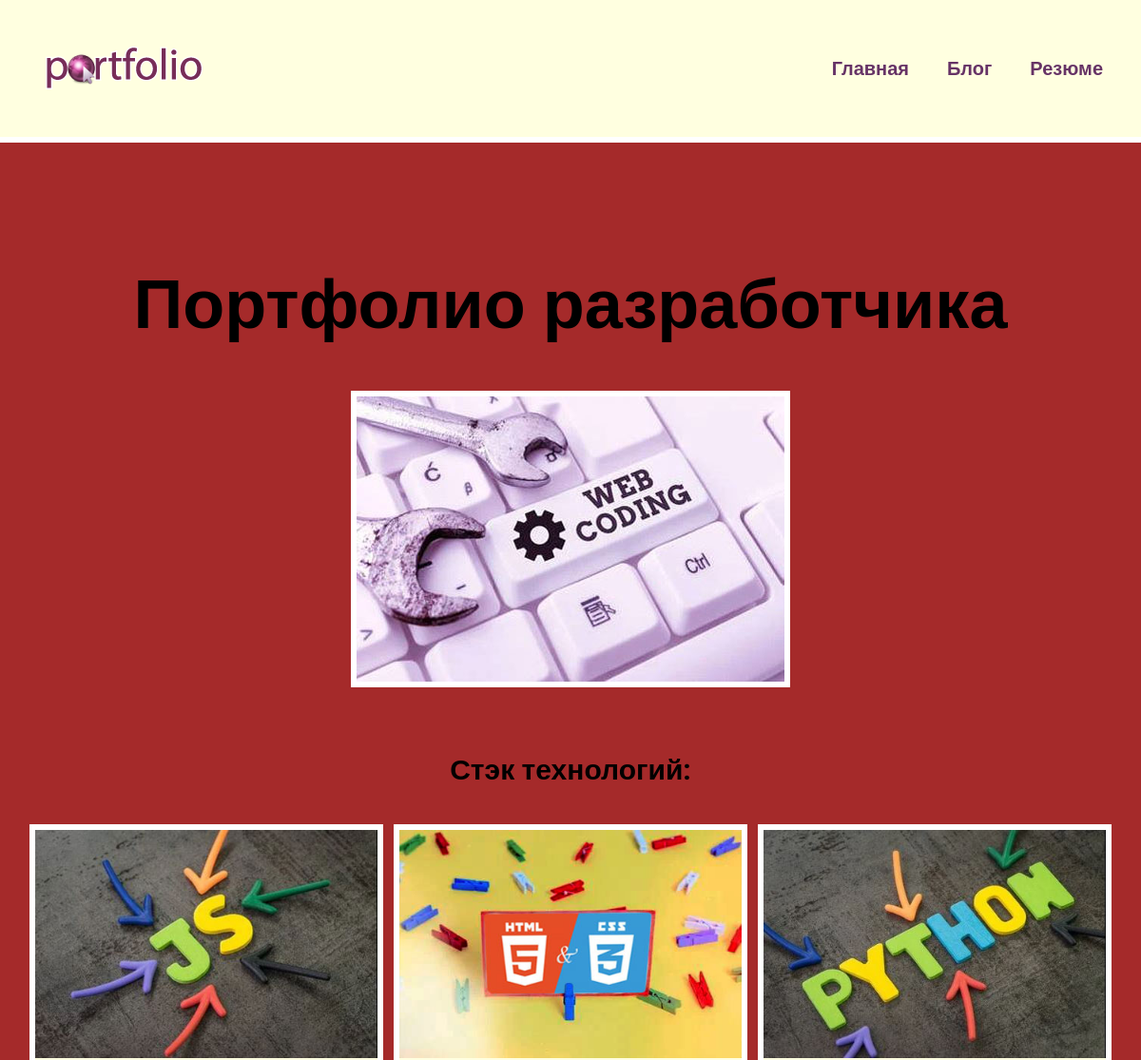
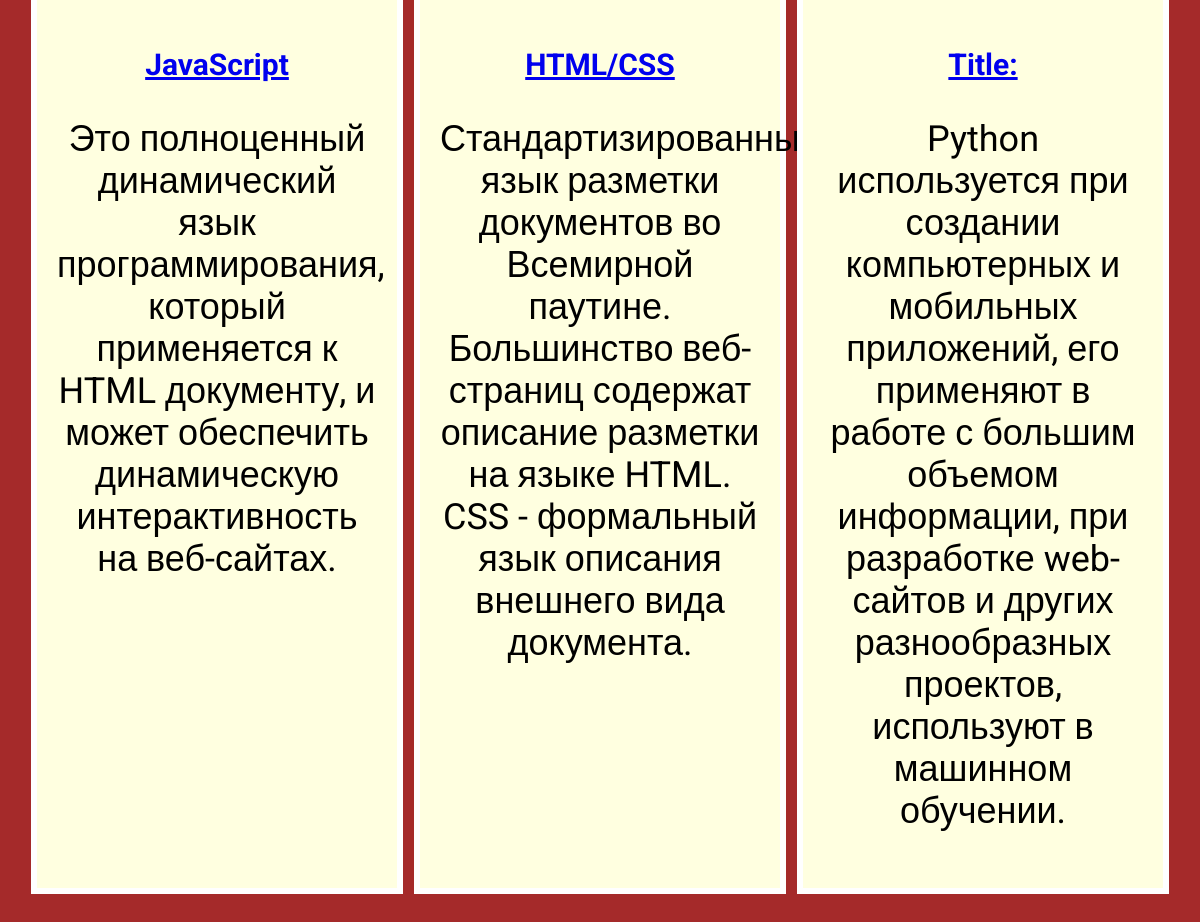
The page / on the database its author committed (2 pictures, top to bottom).
### skills/models.py (models this page shows, shortened)
class Skills(models.Model):
    title = models.CharField(max_length=100)
    description = models.CharField(max_length=250)
    image = models.ImageField(upload_to='skills/images/')
    url = models.URLField(blank=True)

### skills/views.py (the view)
# urls.py: path('', views.index, name='index'),
def index(request):
    projects = Skills.objects.all()
    return render(request, 'skills/index.html', {'projects': projects})

### skills/templates/skills/index.html
{% extends 'skills/base.html' %}
{% block content %}
{% load static %}
<h1>Портфолио разработчика</h1>
<div class="img">
    <img src="{% static 'skills/wc.jpg' %}" alt="">
</div>
<h2>Стэк технологий:</h2>
<div class="block">
    {% for project in projects %}
    <div class="element">
        <div><img src="{{ project.image.url }}" alt=""></div>
        <div class="text">
            <h2><a href="{{ project.url }}" target="_blank">{{ project.title }}</a></h2>
            <p>{{ project.description }}</p>
        </div>
    </div>
    {% endfor %}
</div>
{% endblock %}

### skills/templates/skills/base.html (shortened to what this page needs)
<!DOCTYPE html>
<html lang="en">
{% load static %}
<head>
    <link rel="stylesheet" href="{% static 'css/style.css' %}">
</head>
<body>
<div class="menu">
    <div class="wrap">
        <div class="logo">
            <a href="{% url 'index' %}"><img src="{% static 'skills/logo.png' %}" alt=""></a>
        </div>
        <ul>
            <li><a href="{% url 'index' %}">Главная</a></li>
            <li><a href="{% url 'blog:blogs' %}">Блог</a></li>
            <li><a href="{% static 'skills/resume.pdf' %}" target="_blank">Резюме</a></li>
        </ul>
    </div>
</div>
  <div class="content">
      <div class="wrap">
          {% block content %}
          {% endblock %}
      </div>
  </div>
</body>
</html>

### skills/static/css/style.css (style rules this page uses)
body { background: brown; font-family: 'Roboto', sans-serif; padding: 0; margin: 0; }
.wrap { max-width: 1200px; margin: 0 auto; padding: 20px; box-sizing: border-box; }
.block { display: flex; flex-wrap: wrap; justify-content: space-evenly; margin-bottom: 60px; }
.element, .count { background: lightyellow; border: 6px solid white; margin: 20px 0; }
.text { width: 360px; padding: 20px; box-sizing: border-box; }
.block img { max-width: 360px; }
.content { text-align: center; margin: 60px 0 40px; font-size: 36px; }
.img + h2, .text h2 { text-align: center; margin: 20px 0; font-size: 30px; }
.img { text-align: center; margin-bottom: 60px; }
.img img { border: 6px solid white; }
.menu { background: lightyellow; padding: 20px; border-bottom: 6px solid #fff; }
.menu .wrap { display: flex; justify-content: space-between; flex-wrap: wrap; align-items: center; }
.menu a { color: #663366; font-weight: bold; text-decoration: none; }
.menu ul { list-style: none; display: flex; font-size: 20px; }
.menu li { margin-left: 40px; }

### rows shown on the page
Skills: image (picture), title "JavaScript", description "Это полноценный динамический язык программирования, который применяется к HTML документу, и может обеспечить динамическую интерактивность на веб-сайтах."
Skills: image (picture), title "HTML/CSS", description "Стандартизированный язык разметки документов во Всемирной паутине. Большинство веб-страниц содержат описание разметки на языке HTML. CSS - формальный язык описания внешнего вида документа."
Skills: image (picture), title "Title:", description "Python используется при создании компьютерных и мобильных приложений, его применяют в работе с большим объемом информации, при разработке web-сайтов и других разнообразных проектов, используют в машинном обучении."
